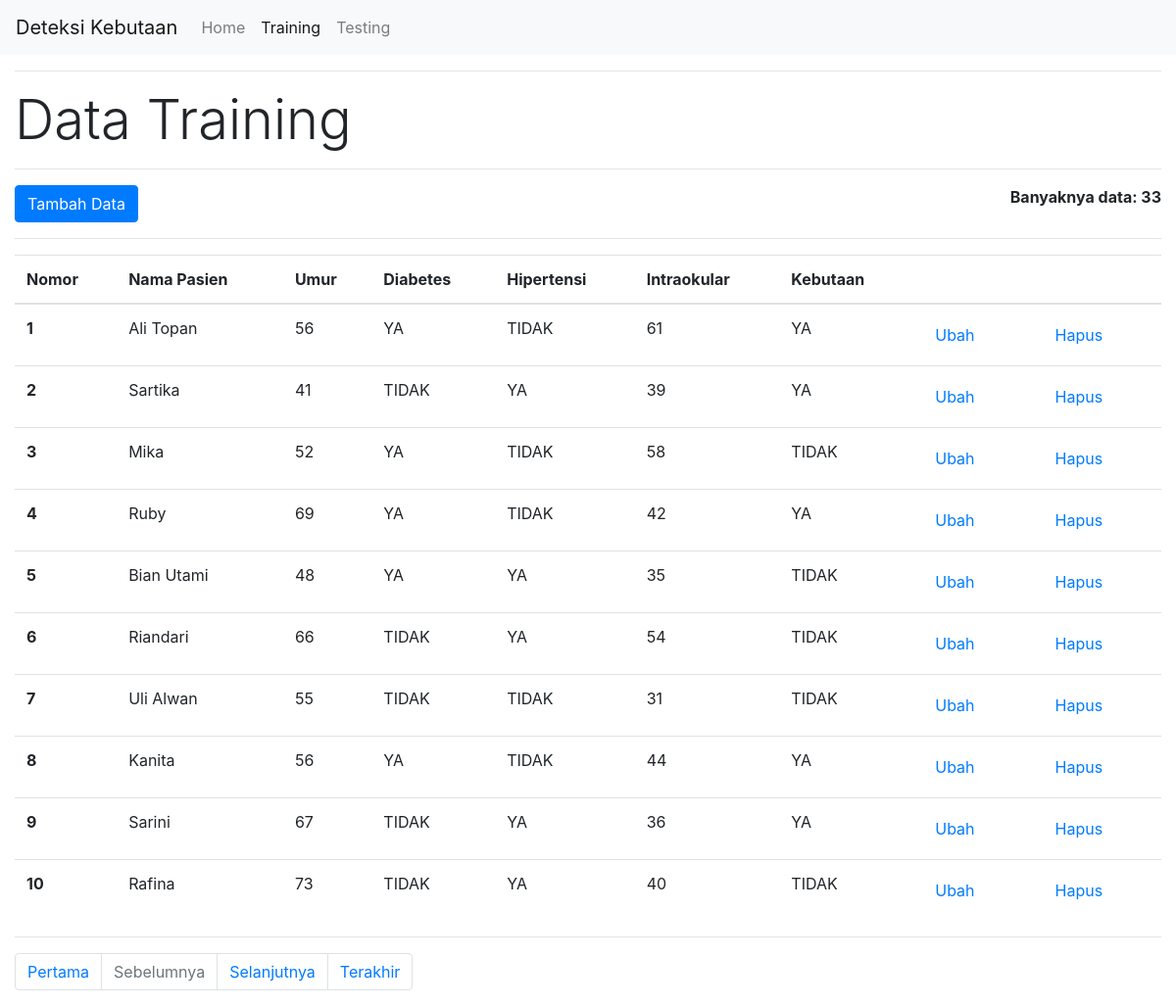
Screenshot of /training.php with the database file from the repository.
### tables this page shows
CREATE TABLE `training` (
  `NOMOR` int(11) NOT NULL,
  `NAMA_PASIEN` varchar(50) DEFAULT NULL,
  `UMUR` int(11) DEFAULT NULL,
  `DIABETES` varchar(5) DEFAULT NULL,
  `HIPERTENSI` varchar(5) DEFAULT NULL,
  `INTRAOKULAR` int(11) DEFAULT NULL,
  `KEBUTAAN` varchar(5) DEFAULT NULL
);

### training.php (the view, shortened to what this page needs)
<!DOCTYPE html>
<html>
	<head>
		<link rel="stylesheet" href="https://stackpath.bootstrapcdn.com/bootstrap/4.1.3/css/bootstrap.min.css">
	</head>
	<body>
		<nav class="navbar navbar-expand-lg navbar-light bg-light">
		  <a class="navbar-brand" href="index.php">Deteksi Kebutaan</a>
		  <div class="collapse navbar-collapse" id="navbarNavAltMarkup">
		    <div class="navbar-nav">
		      <a class="nav-item nav-link" href="index.php">Home</a>
		      <a class="nav-item nav-link active" href="training">Training <span class="sr-only">(current)</span></a>
		      <a class="nav-item nav-link" href="testing">Testing</a>
		    </div>
		  </div>
		</nav>
<?php
	require_once("koneksi.php");
	if(isset($_GET['halaman'])){
		$halaman = $_GET['halaman'];
	} else {
		$halaman = 1;
	}
	$banyak_data_per_halaman = 10;
	$offset = ($halaman-1) * $banyak_data_per_halaman;
	$query = mysqli_query($conn, "SELECT COUNT(*) FROM training");
	$banyak_baris = mysqli_fetch_array($query)[0];
	$total_halaman = ceil($banyak_baris / $banyak_data_per_halaman);
?>
		<div class="container-fluid">
			<hr>
			<h1 class="display-4">Data Training</h1>
			<hr>
			<div class="row">
				<div class="col-12 col-md-8">
					<a href="tambah_training.php" class="btn btn-primary">Tambah Data</a>
				</div>
				<div class="col-6 col-md-4">
					<div class="float-right">
					<strong>Banyaknya data: <?php echo $banyak_baris; ?></strong>
					</div>
				</div>
			</div>
			<hr>
			<table class="table">
			  <thead>
			    <tr>
			      <th scope="col">Nomor</th>
			      <th scope="col">Nama Pasien</th>
			      <th scope="col">Umur</th>
			      <th scope="col">Diabetes</th>
			      <th scope="col">Hipertensi</th>
			      <th scope="col">Intraokular</th>
			      <th scope="col">Kebutaan</th>
			      <th scope="col" colspan="2"></th>
			    </tr>
			  </thead>
			  <tbody>
<?php
	$i = $halaman * 10 - 9;
	$query = mysqli_query($conn, "SELECT * FROM training LIMIT $offset, $banyak_data_per_halaman");
	while($training = mysqli_fetch_assoc($query)){
?>
				<tr>
					<th scope="row"><?php echo $i; ?></th>
					<td><?php echo $training['NAMA_PASIEN']; ?></td>
					<td><?php echo $training['UMUR']; ?></td>
					<td><?php echo $training['DIABETES']; ?></td>
					<td><?php echo $training['HIPERTENSI']; ?></td>
					<td><?php echo $training['INTRAOKULAR']; ?></td>
					<td><?php echo $training['KEBUTAAN']; ?></td>
					<td><a href="ubah_training.php?ubah=<?php echo $training['NOMOR']; ?>" class="btn btn-default">Ubah</a></td>
					<td><a href="hapus_training.php?hapus=<?php echo $training['NOMOR']; ?>" class="btn btn-default" onclick="return confirm('Anda yakin akan menghapus data <?php echo $training['NAMA_PASIEN'];?> ?')">Hapus</a></td>
				</tr>
<?php
		$i++;
	}
?>
			  </tbody>
			</table>
			<hr>
			<nav aria-label="...">
			<ul class="pagination">
				<li class="page-item"><a class="page-link"href="?halaman=1">Pertama</a></li>
				<li class="page-item <?php if($halaman <= 1){ echo 'disabled'; } ?>">
		            <a class="page-link" href="<?php if($halaman <= 1){ echo '#'; } else { echo "?halaman=".($halaman - 1); } ?>">Sebelumnya</a>
		        </li>
		        <li class="page-item <?php if($halaman >= $total_halaman){ echo 'disabled'; } ?>">
		            <a class="page-link" href="<?php if($halaman >= $total_halaman){ echo '#'; } else { echo "?halaman=".($halaman + 1); } ?>">Selanjutnya</a>
		        </li>
		        <li class="page-item"><a class="page-link" href="?halaman=<?php echo $total_halaman; ?>">Terakhir</a></li>
			</ul>
		</div>
	</body>
</html>

### rows the page displays
training: NAMA_PASIEN "Ali Topan", UMUR "56", DIABETES "YA", HIPERTENSI "TIDAK", INTRAOKULAR "61", KEBUTAAN "YA"
training: NAMA_PASIEN "Sartika", UMUR "41", DIABETES "TIDAK", HIPERTENSI "YA", INTRAOKULAR "39", KEBUTAAN "YA"
training: NAMA_PASIEN "Mika", UMUR "52", DIABETES "YA", HIPERTENSI "TIDAK", INTRAOKULAR "58", KEBUTAAN "TIDAK"
training: NAMA_PASIEN "Ruby", UMUR "69", DIABETES "YA", HIPERTENSI "TIDAK", INTRAOKULAR "42", KEBUTAAN "YA"
training: NAMA_PASIEN "Bian Utami", UMUR "48", DIABETES "YA", HIPERTENSI "YA", INTRAOKULAR "35", KEBUTAAN "TIDAK"
training: NAMA_PASIEN "Riandari", UMUR "66", DIABETES "TIDAK", HIPERTENSI "YA", INTRAOKULAR "54", KEBUTAAN "TIDAK"
training: NAMA_PASIEN "Uli Alwan", UMUR "55", DIABETES "TIDAK", HIPERTENSI "TIDAK", INTRAOKULAR "31", KEBUTAAN "TIDAK"
training: NAMA_PASIEN "Kanita", UMUR "56", DIABETES "YA", HIPERTENSI "TIDAK", INTRAOKULAR "44", KEBUTAAN "YA"
training: NAMA_PASIEN "Sarini", UMUR "67", DIABETES "TIDAK", HIPERTENSI "YA", INTRAOKULAR "36", KEBUTAAN "YA"
training: NAMA_PASIEN "Rafina", UMUR "73", DIABETES "TIDAK", HIPERTENSI "YA", INTRAOKULAR "40", KEBUTAAN "TIDAK"

### other values shown
$banyak_baris "33"
